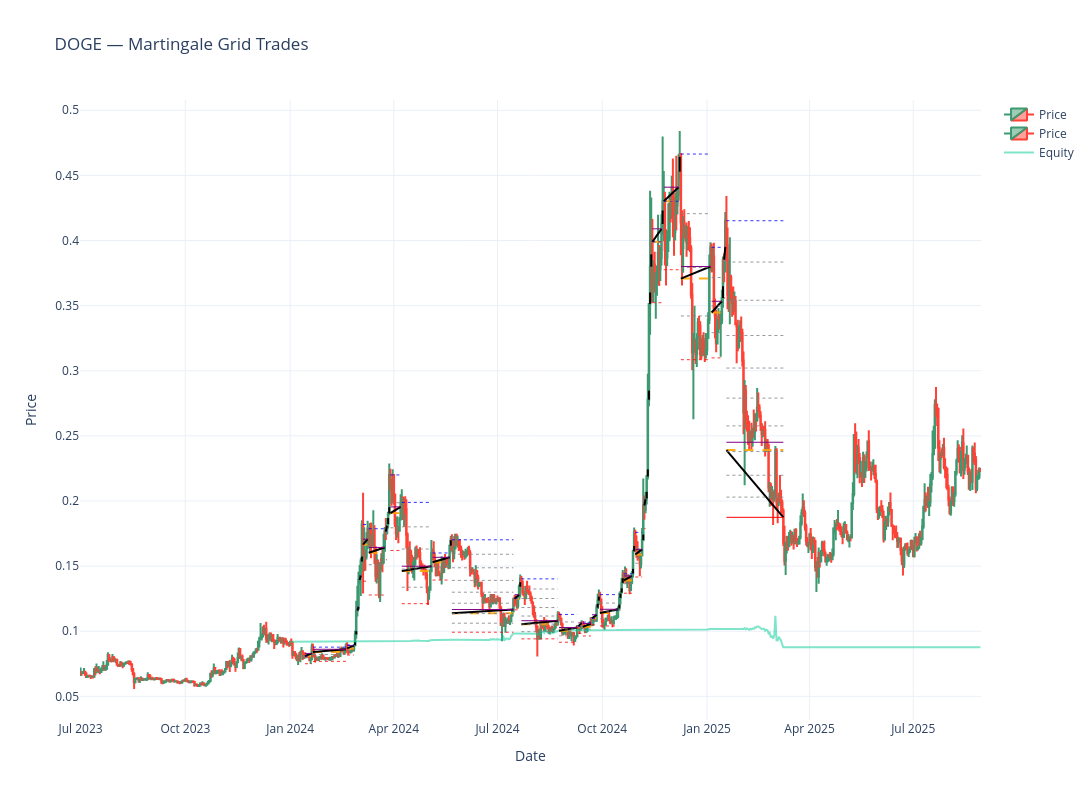
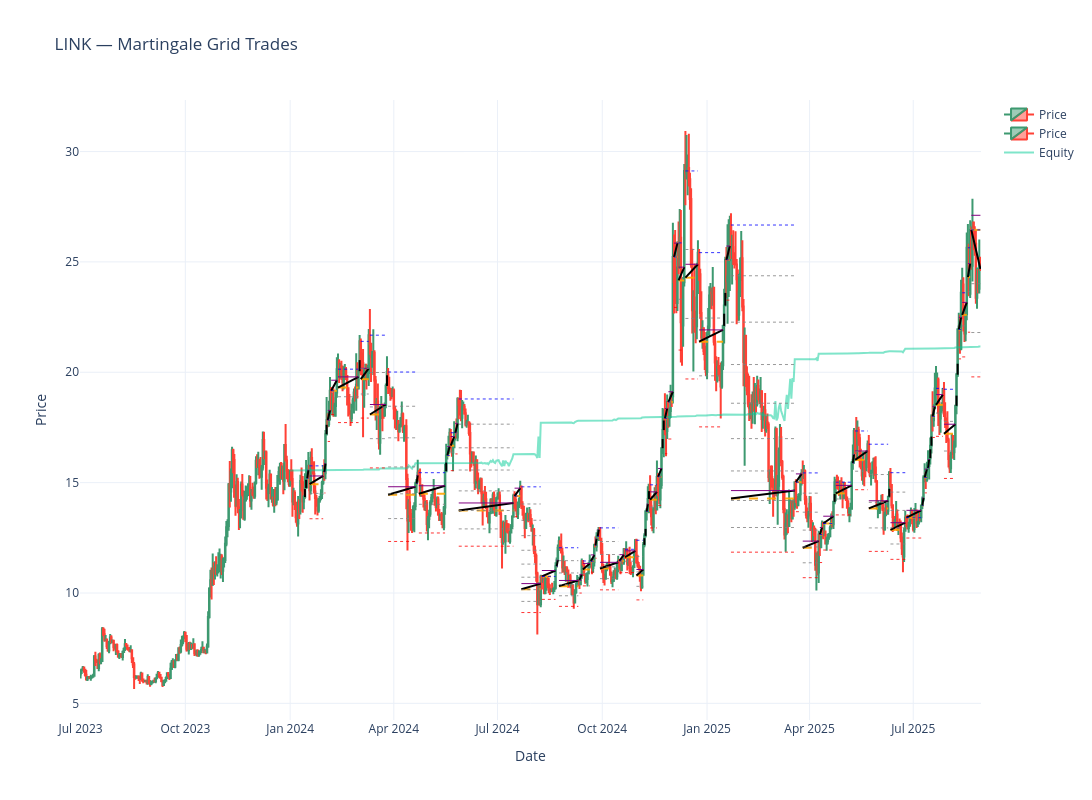
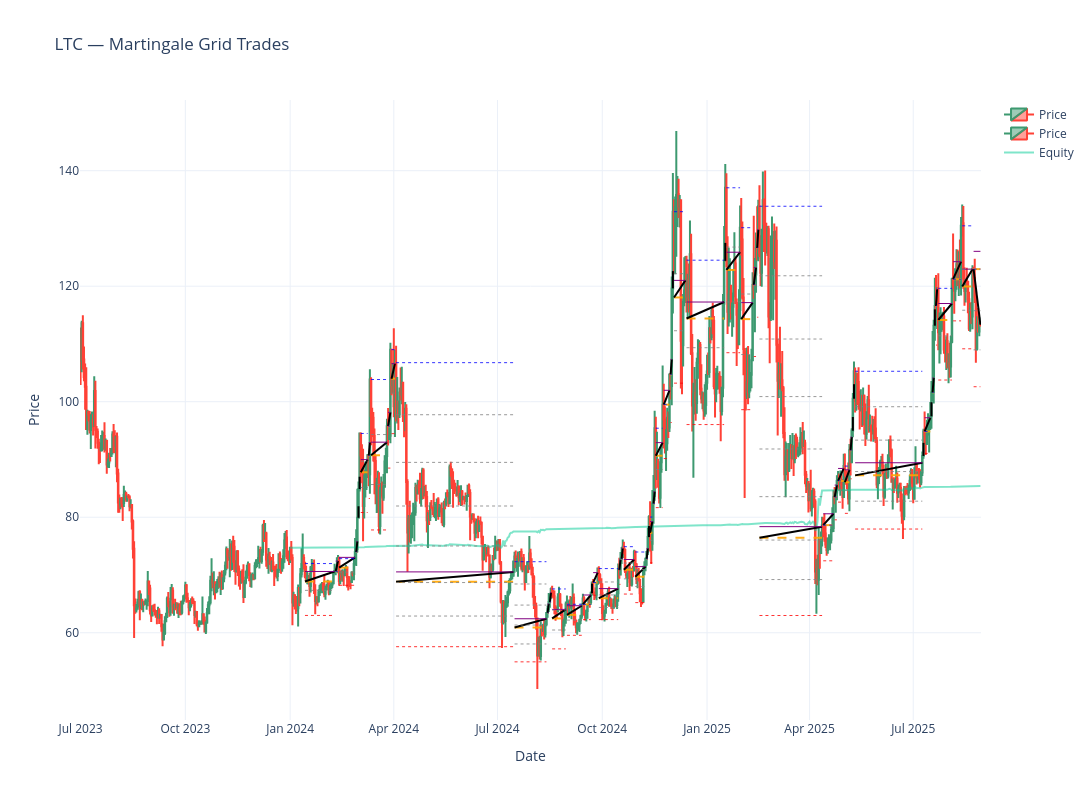
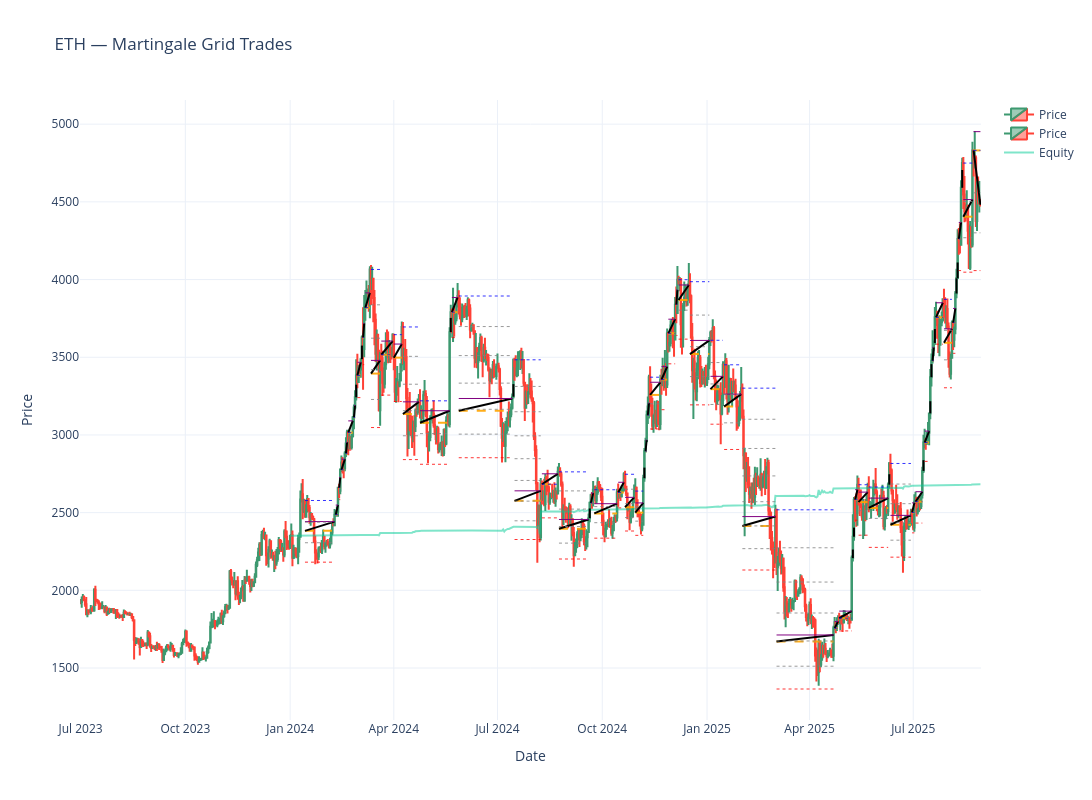

The notebook cell these images were saved under, in order:
### Code cell
def martingale_strategy(ticker):
    # for ticker in top_tickers[i:i+1]:
    # ticker = top_tickers[0]
    # ticker = top_tickers[3]
    if "range" not in ticker["mode"]:
        print(f"{ticker['symbol']} isn't a range ticker")
        # continue
    print(ticker['symbol'])
    trades = []

    df = ticker['df']

    current_level = 0
    start_trade = 0

    strategy_return = []
    invested_asset = []
    levels = []
    remaining = []
    volume_asset = []
    exit_prices = []


    volume_filled = 0
    remaining_asset = INITIAL_ASSET

    terminated = False
    for time, row in df.iterrows():
        if row['ATR'] == 0 or terminated:
            levels.append(0)
            invested_asset.append(0)
            strategy_return.append(0)
            volume_asset.append(0)
            exit_prices.append(0)
            remaining.append(remaining_asset)
            continue
        
        price_high = row["Close" if ANCHOR == "Body" else "High"]
        price_low  = row["Close" if ANCHOR == "Body" else "Low"]
        
        if current_level == 0:
            start_trade = time
            current_level = 1
            new_investment = calculate_new_investment(remaining_asset, current_level)
            remaining_asset -= new_investment
            volume_filled += new_investment / df.iloc[start_trade]["Open"]
        
        step = df['ATR'].iloc[start_trade]
        base_price = df.iloc[start_trade]["Open"]
        base_volume = calculate_base_volume(base_price)
        
        grid_prices = grid_levels(base_price, step, MAX_LEVELS, 'normal')

        # ---- Safety Grids ----
        while (current_level < MAX_LEVELS and price_low < grid_prices[current_level - 1]):
            # print(f"Next level in {time} cause {price} < {grid_prices[current_level - 1]}")
            current_level += 1
            new_investment = calculate_new_investment(remaining_asset, current_level)
            remaining_asset -= new_investment
            volume_filled += new_investment / grid_prices[current_level - 1]

        avg_price = average_price(base_price, base_volume, current_level, df['ATR'].iloc[start_trade])
        
        # ---- Take Profit ----
        ROUND = 30
        
        filled_volumes = martingale_sizing(base_volume, current_level - 1)
        total_volume = sum(filled_volumes)

        reached_target_profit = (avg_price > 0 and price_high >= avg_price * (1 + TP_PERCENT)) or (avg_price == 0 and price_high >= base_price * (1 + TP_PERCENT))
        
        filled_all_levels = (price_low < grid_prices[-1])

        exit_price = max(float(avg_price * (1 + TP_PERCENT)), float(df['Low'].iloc[time]))
        pnl_usd = float((exit_price - avg_price) * total_volume)
        pnl_pct = float((pnl_usd / INITIAL_ASSET) * 100)

        end_price = exit_price if reached_target_profit else grid_prices[-1] if filled_all_levels else df['Close'].iloc[time]
        total_invested = end_price * volume_filled
        invested_asset.append(total_invested)
        levels.append(current_level)
        remaining.append(remaining_asset)
        volume_asset.append(volume_filled)
        exit_prices.append(exit_price)
        # ---- Take Profit ----
        if reached_target_profit:
            trades.append({
                "trade_open": start_trade,
                "trade_close": time,
                "open_price": round(float(df["Open"].iloc[start_trade]), ROUND),
                "exit_price": round(exit_price, ROUND),
                "avg_price": round(avg_price, ROUND),
                "pnl_usd": round(pnl_usd, 4),
                "pnl_pct": round(pnl_pct, 4),
                "spacing": round(float(df['ATR'].iloc[start_trade]), ROUND),
                "levels_filled": current_level - 1,
                "exit_type": "TP"
            })
            remaining_asset += volume_filled * exit_price
            volume_filled = 0
            current_level = 0
            continue

        # ---- Stop Loss (price below last grid) ----
        if filled_all_levels:
            trades.append({
                "trade_open": start_trade,
                "trade_close": time,
                "open_price": float(df["Open"].iloc[start_trade]),
                "exit_price": round(float(grid_prices[-1]), ROUND),
                "avg_price": round(avg_price, ROUND),
                "pnl_usd": round(pnl_usd, 4),
                "pnl_pct": round(pnl_pct, 4),
                "spacing": round(float(df['ATR'].iloc[start_trade]), ROUND),
                "levels_filled": current_level + 1,
                "exit_type": "SL"
            })
            remaining_asset += volume_filled * grid_prices[-1]
            volume_filled = 0
            terminated = True
        

    base_price = df.iloc[start_trade]["Open"]
    base_volume = calculate_base_volume(base_price)
    avg_price = average_price(base_price, base_volume, current_level - 1, df['ATR'].iloc[start_trade])

    filled_volumes = martingale_sizing(base_volume, current_level)
    total_volume = sum(filled_volumes)
    ROUND = 30

    pnl_usd = float((df["Close"].iloc[-1] - avg_price) * total_volume)
    pnl_pct = float((pnl_usd / INITIAL_ASSET) * 100)

    if current_level > 0 and len(trades) > 0 and trades[-1]['exit_type'] != "SL":
        trades.append({
            "trade_open": start_trade,
            "trade_close": len(df) - 1,
            "open_price": df.iloc[start_trade]["Open"],
            "exit_price": df["Close"].iloc[-1],
            "avg_price": round(avg_price, ROUND),
            "pnl_usd": round(pnl_usd, ROUND),
            "pnl_pct": round(pnl_pct, ROUND),
            "spacing": df['ATR'].iloc[start_trade],
            "levels_filled": current_level,
            "exit_type": "SL" if (df["Close"].iloc[-1] < avg_price) else "TP"
        })
        
    df['remaining'] = remaining
    df['invested'] = invested_asset
    df['portfolio'] = df['remaining'] + df['invested']
    df['percent_invested'] = df['invested'] / df['portfolio']
    df['strategy_return'] = df['portfolio'].pct_change(fill_method=None) * 100
    df['volume_asset'] = volume_asset
    df['level'] = levels
    df['exit_price'] = exit_prices
    df['coin'] = ticker['symbol']
    report_martingale(df, trades)
    # plot_portfolio(df)
    plot_trades(
        df=df,
        trades=trades,
        ticker=ticker['symbol']
    )
    df = df.fillna(0)
    return df
# df.tail(100)
        
martingale_dfs = {ticker['symbol']: martingale_strategy(ticker) for ticker in top_tickers}
